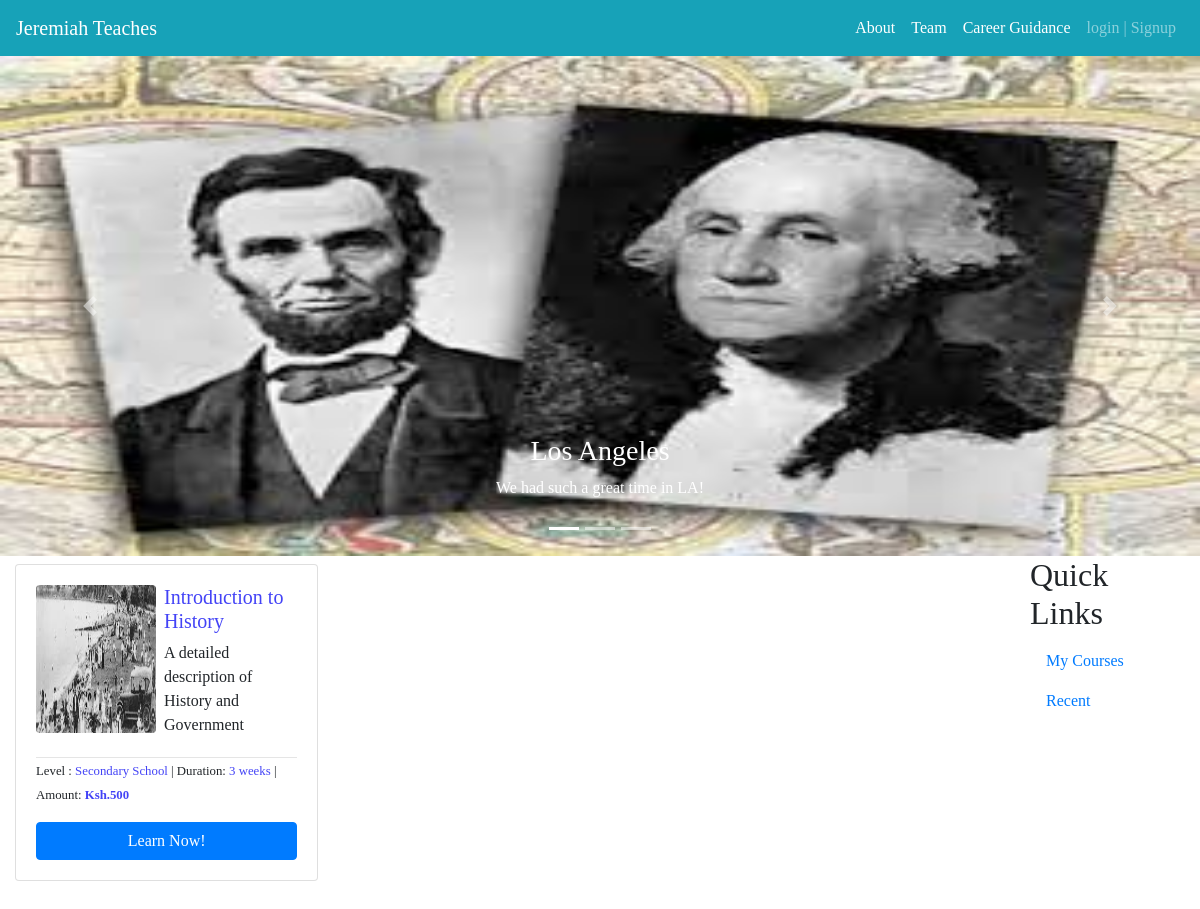
The page / on the database its author committed.
### core/models.py (models this page shows, shortened)
class Course(models.Model):
    name = models.CharField(max_length = 100)
    description = models.TextField()
    level = models.CharField(max_length = 100)
    duration = models.IntegerField()
    amount = models.IntegerField(default = 500)
    image = models.ImageField(upload_to='CourseImage')
    class Meta:
        verbose_name = 'course'
        verbose_name_plural = 'courses'

### core/views.py (the view)
# urls.py: path('', views.home, name='home'),
def home(request):
    courses = Course.objects.all()
    return render(request, 'index.html', {'courses':courses})

### core/templates/index.html (shortened to what this page needs)
<!DOCTYPE html>
<html lang="en">
{% load static %}
<head>
    <link rel="stylesheet" href="https://maxcdn.bootstrapcdn.com/bootstrap/4.0.0/css/bootstrap.min.css"
>
    <link rel="stylesheet" href="{% static 'css/main.css'%}">
</head>
<body>
    <nav class="navbar navbar-expand-md bg-info text-white w3-card-4 navbar-dark">
        <a class="navbar-brand" href="#">Jeremiah Teaches</a>
        <div class="collapse navbar-collapse" id="collapsibleNavbar">
            <ul class="navbar-nav ml-auto">
                <li class="nav-item "><a class="text-white nav-link " href="#">About</a></li>
                <li class="nav-item "><a class="text-white nav-link " href="#">Team</a></li>
                <li class="nav-item "><a class="text-white nav-link " href=" #">Career Guidance</a></li>
                <li class="nav-item dropdown">
                    {% if user.is_authenticated %}
                    <a class="nav-link text-white dropdown-toggle" href="#" id="navbardrop" data-toggle="dropdown">
                        <b>{{ request.user.username}}</b>
                    </a>
                    {% else %}
                    <a class="nav-link dropdown-tggle" href="#" id="navbardop" data-toggle="drdown">
                        login | Signup</a>
                    {%endif %}
                </li>
            </ul>
        </div>
    </nav>
    <section>
        <div id="demo" class="carousel slide" data-ride="carousel">
            <ul class="carousel-indicators">
                <li data-target="#demo" data-slide-to="0" class="active"></li>
                <li data-target="#demo" data-slide-to="1"></li>
                <li data-target="#demo" data-slide-to="2"></li>
            </ul>
            <div class="carousel-inner">
                <div class="carousel-item active">
                    <img src="{% static 'images/images.jpeg'%}" alt="Los Angeles" width="100%" height="500">
                    <div class="carousel-caption">
                        <h3>Los Angeles</h3>
                        <p>We had such a great time in LA!</p>
                    </div>
                </div>
            </div>
            <a class="carousel-control-prev" href="#demo" data-slide="prev">
                <span class="carousel-control-prev-icon"></span>
            </a>
            <a class="carousel-control-next" href="#demo" data-slide="next">
                <span class="carousel-control-next-icon"></span>
            </a>
        </div>
    </section>
    <section>
        <div class="container-fluid">
            <div class="row">
                <div class="col-sm-12 col-md-12 col-lg-10">
                    <div class=" row">
                        {% for course in courses %}
                        <div class="col-md-6 col-xs-6 col-lg-4 ">
                            <div class="card mr-0 mb-3 mt-2">
                                <div class="card-body">
                                    <div class="media ">
                                        <img src="{% static 'images/image3.jpeg'%}" alt="John Doe"
                                            class="rounded mr-2 ml-0 mt-0 " style="width:120px;height:148px">
                                        <div class="media-body mr-0">
                                            <h5 class="card-details">{{course.name}}</h5>
                                            <p>{{course.description}}</p>
                                        </div>
                                    </div>
                                    <hr>
                                    <p><small>Level : <span class="card-details">{{course.level}}</span> | Duration:
                                            <span class="card-details">{{course.duration}}
                                                weeks</span> | Amount: <span
                                                class="card-details"><b>Ksh.{{course.amount}}</b></span></small>
                                    </p>
                                    <a type="button" class="btn btn-primary text-white btn-block"
                                        href="{% url 'course_detail' pk=course.pk %}">Learn Now!</a>
                                </div>
                            </div>
                        </div>
                        {% endfor%}
                    </div>
                    <br>
                </div>
                <div class="col-sm-2 ">
                    <div class="container">
                        <h2>Quick Links</h2>
                        <ul class="nav flex-column">
                            <li class="nav-item">
                                <a class="nav-link" href="#">My Courses</a>
                            </li>
                            <li class="nav-item">
                                <a class="nav-link" href="#">Recent</a>
                            </li>
                        </ul>
                    </div>
                </div>
            </div>
        </div>
    </section>
</body>
</html>

### core/static/css/main.css (style rules this page uses)
body { font-family: Ubuntu; }
.card-details { color:rgba(56, 56, 245, 0.945); }
hr { margin-top:4px; margin-bottom: 0px; }

### rows shown on the page
Course: name "Introduction to History", description "A detailed description of History and Government", level "Secondary School", duration "3", amount "500"
